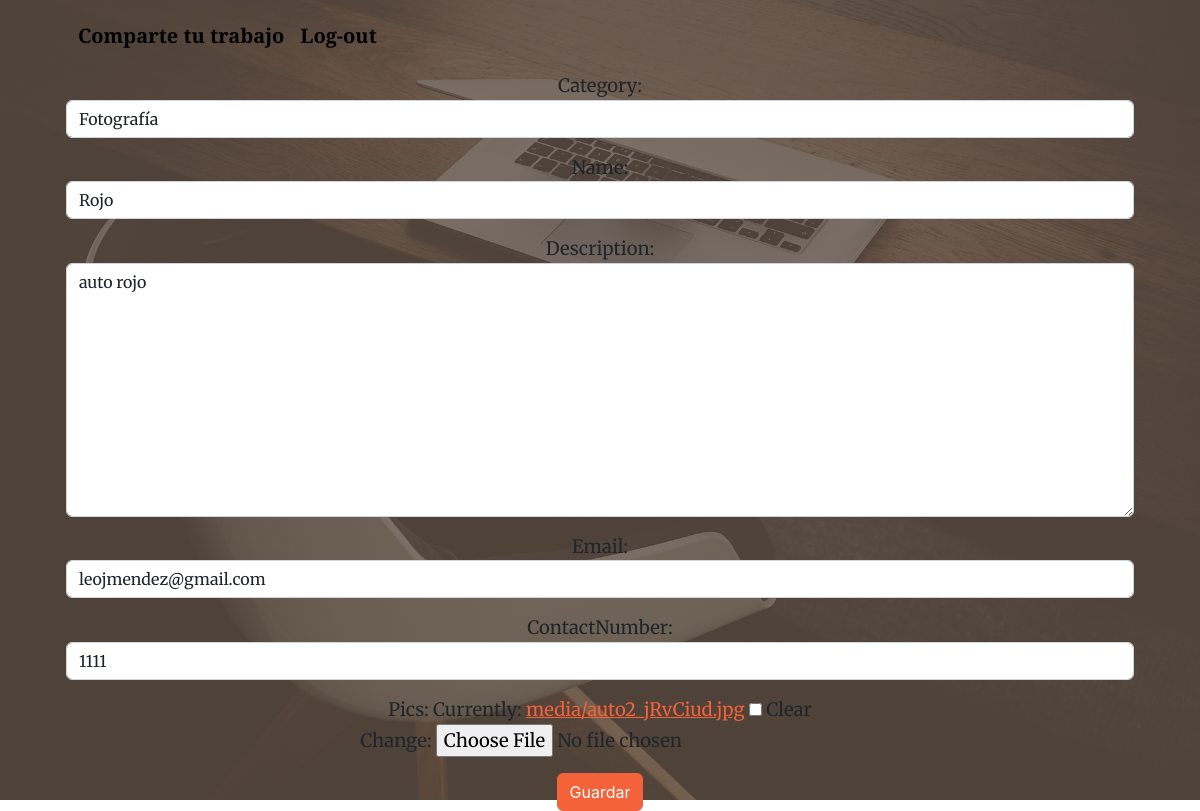
The app's page /ShowApp/artEditFoto/19/ (signed in) with its own data.
### ShowApp/models.py (models this page shows, shortened)
class Art(models.Model):
    classification=(('fotografia','Fotografía'),
                    ('danza','Danza'),
                    ('dibujo_y_pintura', 'Dibujo y Pintura'),
                     ('manualidades', 'Manualidades'),
                      ('otro', 'Otro'))
    category= models.CharField(max_length=30, choices=classification, default='Fotografía')
    name=models.CharField(max_length=30)
    description=models.TextField(null=True, blank=True)
    date_publish=models.DateField (auto_now_add=True)
    contactNumber = models.IntegerField()
    email = models.EmailField()
    pics = models.ImageField(null=True, blank=True, upload_to="media/")

### ShowApp/views.py (the view)
# urls.py: path('artEditFoto/<int:pk>/', FotoUpdate.as_view(), name='ArtEditFoto'),
class FotoUpdate(LoginRequiredMixin, UpdateView):
    model = Art
    form_class = ArtEditFoto
    success_url = reverse_lazy('ArtReadFoto')
    context_object_name = 'fotografia'
    template_name = 'artEditFoto.html'

### ShowApp/forms.py
class ArtEditFoto(forms.ModelForm):
    class Meta:
        model = Art
        fields = ('category', 'name', 'description', 'email', 'contactNumber','pics')
        widgets = {
            'category' : forms.Select(attrs={'class': 'form-control'}),
            'name' : forms.TextInput(attrs={'class': 'form-control'}),
            'description' : forms.Textarea(attrs={'class': 'form-control'}),
            'contactNumber' : forms.TextInput(attrs={'class': 'form-control'}),
            'email' : forms.TextInput(attrs={'class': 'form-control'}),
        }

### ShowApp/templates/artEditFoto.html (shortened to what this page needs)
<!DOCTYPE html>
<html lang="en">
    <head>
        {% load static %}
        <link href="https://cdn.jsdelivr.net/npm/bootstrap-icons@1.5.0/font/bootstrap-icons.css" rel="stylesheet" />
        <link href="https://cdnjs.cloudflare.com/ajax/libs/SimpleLightbox/2.1.0/simpleLightbox.min.css" rel="stylesheet" />
        <link href="{% static '/css/styles.css' %}" rel="stylesheet" />
    </head>
    <body id="page-top">
        <nav class="navbar navbar-expand-lg navbar-light fixed-top py-3" id="mainNav">
            <div class="container px-4 px-lg-5">
                <a class="navbar-brand" href="{% url 'Home' %}" style="color: black">Comparte tu trabajo</a>
                {% if not request.user.is_authenticated %}
                <a class="navbar-brand" href="{% url 'login' %}" style="color: black">Log-in</a>
                <a class="navbar-brand" href="{% url 'register' %}" style="color: black">Sign-in</a>
                {% else %}
                <a class="navbar-brand" href="{% url 'logout' %}" style="color: black">Log-out</a>
                {% endif %}
            </div>
        </nav>
        <header class="masthead">
            <div class="container px-4 px-lg-5 h-100">
                <div class="row gx-4 gx-lg-5 h-100 align-items-center justify-content-center text-center">
                    <body>
                    <body>
                        <div class="container">
                            <div class="form-group">
                                <form method="post" enctype="multipart/form-data">{% csrf_token %}
                                    {{ form.as_p }}
                                    <button type="submit" class="btn btn-primary">Guardar</button>
                                </form>
                            </div>
                        </div>
                    </body>
                </div>
            </div>
        </header>
</html>

### records on screen
Art: category "Fotografía", name "Rojo", description "auto rojo", email "leojmendez@gmail.com", contactNumber "1111"
